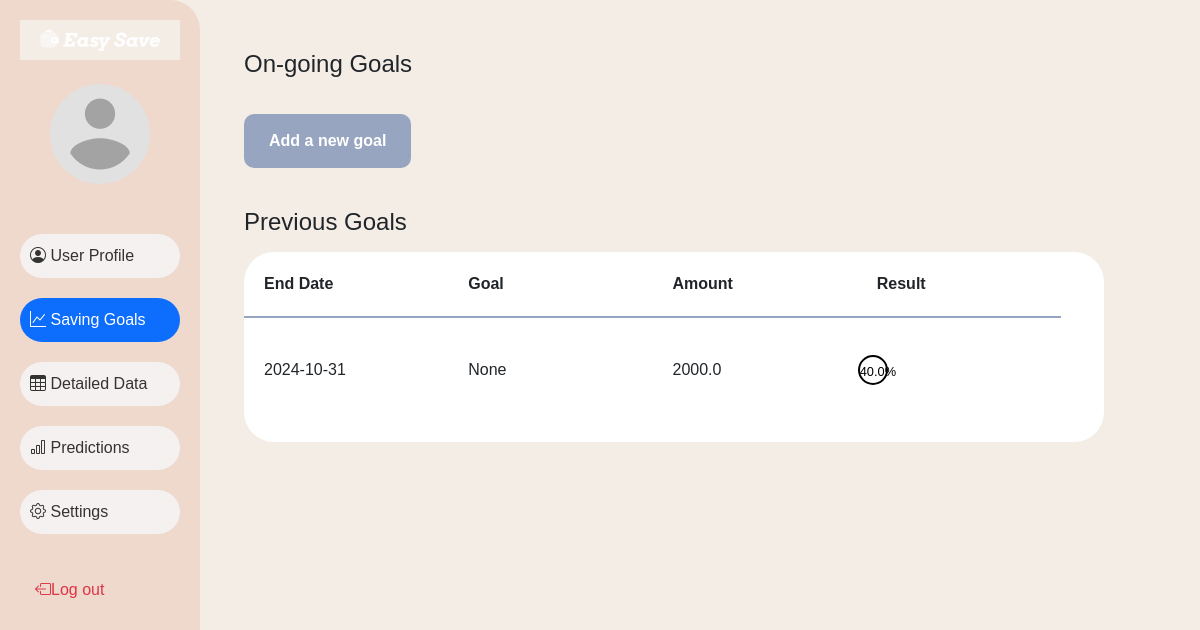
The page /savingGoal (signed in) on the database its author committed.
### database.py (models this page shows, shortened)
class User(db.Model):
    __tablename__ = 'user'
    user_id = db.Column(db.Integer, primary_key=True, autoincrement=True)
    username = db.Column(db.String(100), nullable=False, unique=True)
    nickname = db.Column(db.String(100),nullable=True)
    average_income = db.Column(db.Float)
    average_spending = db.Column(db.Float)
    emailaddress = db.Column(db.String(150), nullable=True)
    password = db.Column(db.String(200), nullable=True)
    age = db.Column(db.Integer)
    gender = db.Column(db.String(10))
    year_in_school = db.Column(db.String(50))
    major = db.Column(db.String(100))
    profile_picture = db.Column(db.String(200), nullable=False, default='default_picture.png')
    created_at = db.Column(db.DateTime, default=db.func.current_timestamp())
    updated_at = db.Column(db.DateTime, default=db.func.current_timestamp(), onupdate=db.func.current_timestamp())
    spendings = db.relationship('Detail', backref='user', lazy=True)
    saving_goals = db.relationship('Saving_Goal', backref='user', lazy=True)
    spendings_records = db.relationship('Record', backref='user', lazy=True)

class Saving_Goal(db.Model):
    __tablename__ = 'saving_goal'
    saving_goal_id = db.Column(db.Integer, primary_key=True, autoincrement=True)
    user_id = db.Column(db.Integer, db.ForeignKey('user.user_id'), nullable=True)
    name = db.Column(db.String(200))
    amount = db.Column(db.Float, nullable=False, default=0.0)
    start_date = db.Column(db.DateTime)
    end_date = db.Column(db.DateTime)
    progress = db.Column(db.String(100))
    progress_amount = db.Column(db.Float, nullable=False, default=0.0)

### app.py (the view, shortened to what this page needs)
@app.route('/savingGoal', methods=['GET', 'POST'])
def show_saving_goal_page():
    if 'user_id' not in session:
        return render_template('login.html')
    user_id = session.get('user_id')
    user = User.query.filter_by(user_id=user_id).first()
    goals = Saving_Goal.query.filter_by(user_id=user_id).all()  # Only fetch goals for the logged-in user
    onGoingGoals = Saving_Goal.query.filter(
        Saving_Goal.user_id == user_id,
        Saving_Goal.progress == 'ongoing').order_by(Saving_Goal.end_date.desc()).limit(4).all()
    return render_template('savingGoal.html', active_page='savingGoal', user=user, goals=goals,
                           onGoingGoals=onGoingGoals)

### app.py (called while the page is built)
@app.context_processor
def inject_time():
    import time
    return dict(time=time)

### templates/savingGoal.html (shortened to what this page needs)
{% extends "base.html" %}
{% block styles %}
    <link rel="stylesheet" href="{{ url_for('static', filename='css/savingGoal.css') }}">
{% endblock %}
{% block content %}
    <div class="goals-container">
        <h2>On-going Goals</h2>
        <button class="save-btn" id="add-goal-btn" type="button" style="margin-top: 20px;">Add a new goal</button>
        <h2 style="margin-top: 40px;">Previous Goals</h2>
        <table class="records-table" style="width: 100%; border-collapse: collapse;">
            <thead>
            <tr>
                <th style="text-align: left; padding: 20px; border-bottom: 2px solid #97A5C0;">End Date</th>
                <th style="text-align: left; padding: 20px; border-bottom: 2px solid #97A5C0;">Goal</th>
                <th style="text-align: left; padding: 20px; border-bottom: 2px solid #97A5C0;">Amount</th>
                <th style="text-align: left; padding: 20px; border-bottom: 2px solid #97A5C0;">Result</th>
            </tr>
        </thead>
        <tbody>
            {%for goal in goals%}
            <tr>
                <td style="text-align: left; padding: 20px;">{{goal.end_date.strftime('%Y-%m-%d')}}</td>
                <td style="text-align: left; padding: 20px;">{{goal.name}}</td>
                <td style="text-align: left; padding: 20px;">{{goal.amount}}</td>
                {%if goal.progress == "finished"%}
                <td style="text-align: left; padding: 20px;">
                    <span>✔</span>
                </td>
                {%else%}
                <td>
                    <span style="font-size: 0.8em;">{{((goal.progress_amount / goal.amount) * 100) | round}}%</span>
                </td>
                {%endif%}
            {%endfor%}
        </tbody>
    </table>
    </div>
{% endblock %}

### templates/base.html (shortened to what this page needs)
<!DOCTYPE html>
<html lang="en">
<head>
    <link href="https://cdn.jsdelivr.net/npm/bootstrap@5.3.0/dist/css/bootstrap.min.css" rel="stylesheet">
    <link href="https://cdn.jsdelivr.net/npm/bootstrap-icons@1.10.5/font/bootstrap-icons.css" rel="stylesheet">
    <link rel="stylesheet" href="{{ url_for('static', filename='css/styles.css') }}">
    {% block styles %}{% endblock %}
</head>
<body>
    <div class="container-fluid">
        <div class="row">
            <nav id="sidebar" class="col-md-3 col-lg-2 d-md-block sidebar">
                <a href="/home">
                <img src="{{ url_for('static', filename='logo.png')}}" alt="Logo" id="topLeftImage" style=" top: 15px; width: 100%; height: 40px;">
                </a>
    <div class="position-sticky">
        <div class="text-center py-4">
            <img src="{{ url_for('static', filename='profile_pictures/' ~ (user.profile_picture | default('default_picture.png'))) }}?t={{ config['SEND_FILE_MAX_AGE_DEFAULT'] }}"
                 alt="Profile Picture" class="rounded-circle mb-3" width="100">
        </div>
                    <ul class="nav flex-column">
                        <li class="nav-item">
                            <a class="nav-link {% if active_page == 'userProfile' %}active{% endif %}" href="/userProfile">
                                <i class="bi bi-person-circle"></i> User Profile
                            </a>
                        </li>
                        <li class="nav-item">
                            <a class="nav-link {% if active_page == 'savingGoal' %}active{% endif %}" href="/savingGoal">
                                <i class="bi bi-graph-up"></i> Saving Goals
                            </a>
                        </li>
                        <li class="nav-item">
                            <a class="nav-link {% if active_page == 'detailedData' %}active{% endif %}" href="/details_and_charts">
                                <i class="bi bi-table"></i> Detailed Data
                            </a>
                        </li>
                        <li class="nav-item">
                            <a class="nav-link {% if active_page == 'predict' %}active{% endif %}" href="/predict">
                                <i class="bi bi-bar-chart"></i> Predictions
                            </a>
                        </li>
                        <li class="nav-item">
                            <a class="nav-link {% if active_page == 'setting' %}active{% endif %}" href="/setting">
                                <i class="bi bi-gear"></i> Settings
                            </a>
                        </li>
                        <li class="nav-item mt-4 logout">
                            <a class="nav-link text-danger" href="/logout">
                                <i class="bi bi-box-arrow-left"></i> Log out
                            </a>
                        </li>
                    </ul>
                </div>
            </nav>
            <main class="col-md-9 ms-sm-auto col-lg-10 px-md-4">
                {% block content %}
                {% endblock %}
            </main>
        </div>
    </div>
</body>
</html>

### static/css/styles.css (style rules this page uses)
:root { --primary-color: #0d6efd; --secondary-color: #6c757d; --accent-color: #198754; --background-color: #F3EDE6; --sidebar-bg-color: #EFD8CC; --sidebar-text-color: #333333; --header-bg-color: #EFD8CC; --header-text-color: #ffffff; --footer-bg-color: #343a40; --footer-text-color: #ffffff; --card-bg-color: #ffffff; --card-border-color: #dee2e6; --button-hover-color: #0b5ed7; --button-active-color: #0a58ca; --font-family: 'Arvo', Tahoma, Geneva, Verdana, sans-serif; }
body { font-family: var(--font-family); background-color: var(--background-color); margin: 0; padding: 0; }
#sidebar { background-color: var(--sidebar-bg-color); min-height: 100vh; padding: 20px; border-top-right-radius: 30px; border-bottom-right-radius: 30px; }
#sidebar .nav-link { color: var(--sidebar-text-color); background-color: #F6F1F1; font-weight: 500; margin: 10px 0; transition: color 0.3s, background-color 0.3s; border-radius: 30px; padding: 10px; }
#sidebar .nav-link.active { background-color: var(--primary-color); color: #ffffff !important; }
#sidebar .text-danger { margin-top: auto; background-color: transparent; padding-left: 15px; display: flex; align-items: center; }
#sidebar img { width: 100px; height: 100px; object-fit: cover; }
main { padding: 30px; background-color: var(--background-color); }

### static/css/savingGoal.css (style rules this page uses)
.goals-container { max-width: 900px; padding: 20px; }
.goals-container h2 { font-size: 1.5em; margin-bottom: 15px; }
.save-btn { align-self: flex-end; padding: 15px 25px; border: none; border-radius: 10px; background-color: #97A5C0; color: #fff; font-weight: bold; cursor: pointer; font-size: 1em; margin-top: 20px; }
.records-table { background-color: #FFFFFF; display: block; max-height: 200px; overflow-y: auto; border-radius: 30px; }
.records-table thead, records-table tbody { padding-left: 50px; }
.records-table thead, .records-table tbody tr { display: table; width: 95%; table-layout: fixed; margin-bottom: 20px; }
.records-table tbody tr { padding-left: 20px; }
.records-table span { display: inline-block; width: 30px; height: 30px; border: 2px solid #000000; border-radius: 30px; text-align: center; line-height: 30px; color: black; }

### rows shown on the page
User: profile_picture (placeholder picture)
Saving_Goal: end_date "2024-10-31", name "None", amount "2000.0", ((goal.progress_amount/goal.amount)*100)|round "40.0"
